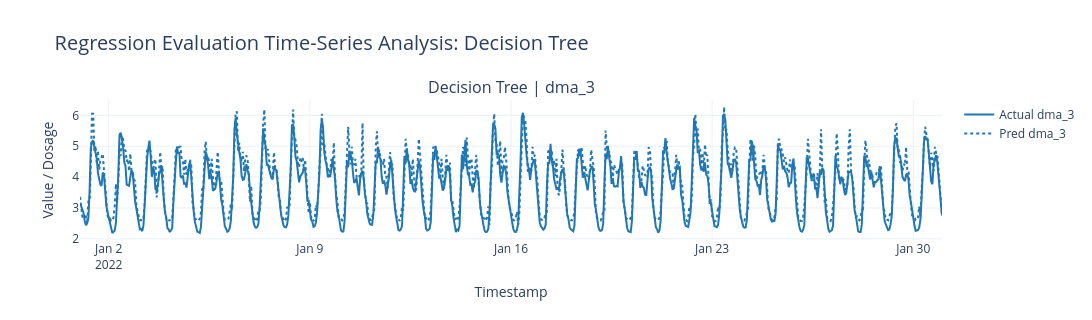

Notebook cell for this chart:
### Code cell
fig = plot_single_model_lines(decision_tree_df, "Decision Tree", targets)
fig.show()

### Figure 1 — Plotly figure (JSON) as saved in the notebook; plotly's stock layout.template omitted (floating-point values rounded to 4 significant figures; data arrays with more than 128 entries replaced by an {"elided": "..."} marker saying what was removed)
{"data": [{"hovertemplate": "<b>Actual</b><br>Time: %{x}<br>Value: %{y}<extra></extra>", "legendgroup": "dma_3", "line": {"color": "#1f77b4", "width": 2}, "mode": "lines", "name": "Actual dma_3", "type": "scatter", "x": {"elided": "721 str values"}, "xaxis": "x", "y": {"elided": "721 float values"}, "yaxis": "y"}, {"hovertemplate": "<b>Predicted</b><br>Time: %{x}<br>Value: %{y}<extra></extra>", "legendgroup": "dma_3", "line": {"color": "#1f77b4", "dash": "dot", "width": 2}, "mode": "lines", "name": "Pred dma_3", "type": "scatter", "x": {"elided": "721 str values"}, "xaxis": "x", "y": {"elided": "721 float values"}, "yaxis": "y"}], "layout": {"annotations": [{"font": {"size": 16}, "showarrow": false, "text": "Decision Tree | dma_3", "x": 0.5, "xanchor": "center", "xref": "paper", "y": 1, "yanchor": "bottom", "yref": "paper"}], "height": 320, "showlegend": true, "title": {"font": {"size": 20}, "text": "Regression Evaluation Time-Series Analysis: Decision Tree"}, "width": 1100, "xaxis": {"anchor": "y", "domain": [0, 1], "title": {"text": "Timestamp"}}, "yaxis": {"anchor": "x", "domain": [0, 1], "title": {"text": "Value / Dosage"}}}}
